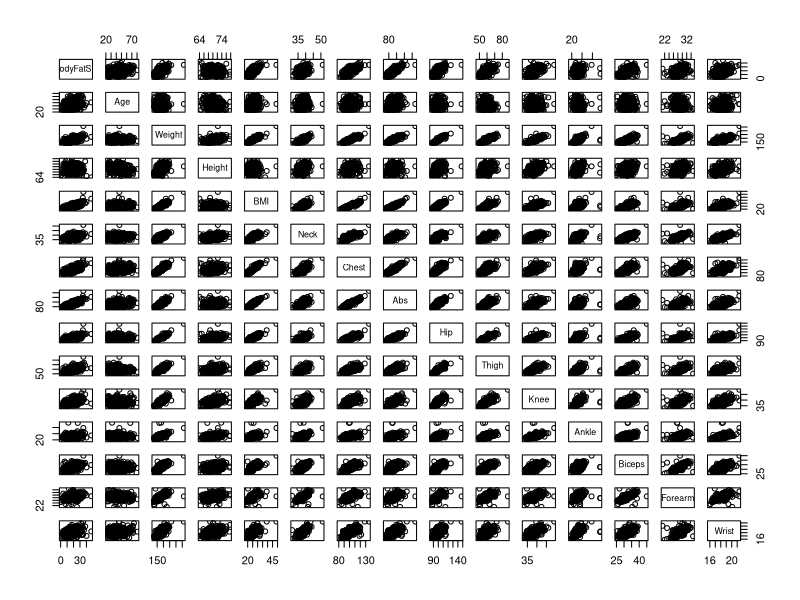
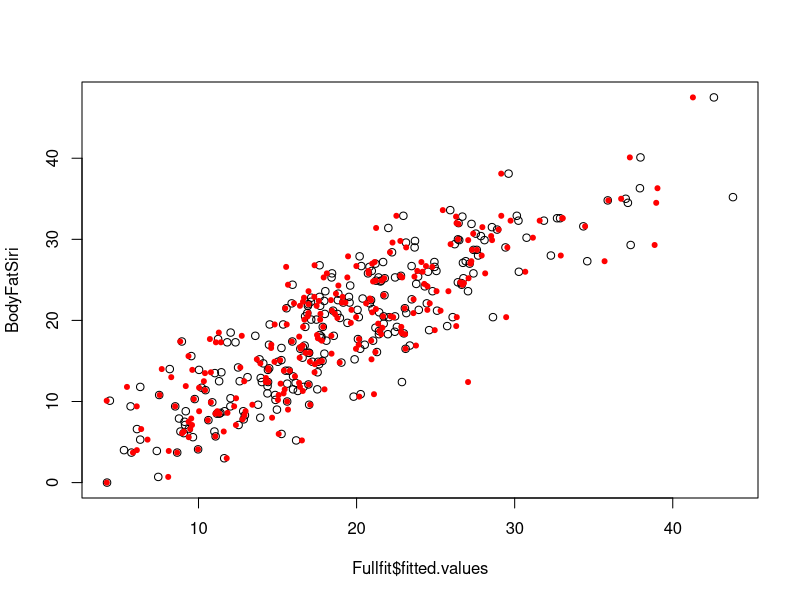

Reproduce these figures in R, in order.

############# Cross-Validation for Assessment #############

# viewing the data
bodyfat = read.csv("bodyfat.csv")

dim(bodyfat)
n = dim(bodyfat)[1]

attach(bodyfat)
names(bodyfat)  # using BodyFatSiri as response, versus Density or BodyFatBrozek
pairs(bodyfat[,-c(1,2,4)])












#fit response on all predictors
Fullmodel = (BodyFatSiri ~ Age + Weight + Height + BMI + Neck + Chest + Abs + Hip
			+ Thigh + Knee + Ankle + Biceps + Forearm + Wrist)
Fullfit = lm(Fullmodel,data=bodyfat)
summary(Fullfit)  
#note the reasonably high R-squared value, 0.7365 after adjustment for multiple predictors

k = 10 #using 10-fold cross-validation
groups = c(rep(1:k,floor(n/k)),1:(n-floor(n/k)*k))  #produces list of group labels

set.seed(2)
cvgroups = sample(groups,n)  #orders randomly, with seed (2) to determine starting point

#prediction via cross-validation
allpredictedCV = rep(0,n)
for (i in 1:k)  {
  groupi = (cvgroups == i)
  lmfitCV = lm(formula = Fullmodel,data=bodyfat,subset=!groupi)
  allpredictedCV[groupi] = predict.lm(lmfitCV,bodyfat[groupi,])
}

plot(Fullfit$fitted.values,BodyFatSiri)
points(allpredictedCV,BodyFatSiri,pch=20,col="red")

#the cross-validation assessment part
CV10 = sum((allpredictedCV-BodyFatSiri)^2)/n

#comparison
MSE = sum((Fullfit$fitted.values-BodyFatSiri)^2)/n; MSE
sum((Fullfit$fitted.values-BodyFatSiri)^2)/(n-15)  #lower, even when adjusted for number of predicted coefficients
CV10 = sum((allpredictedCV-BodyFatSiri)^2)/n; CV10  #"true" assessment
1 - CV10*n/sum((BodyFatSiri-mean(BodyFatSiri))^2)  #cross-validated analogy of R-squared











